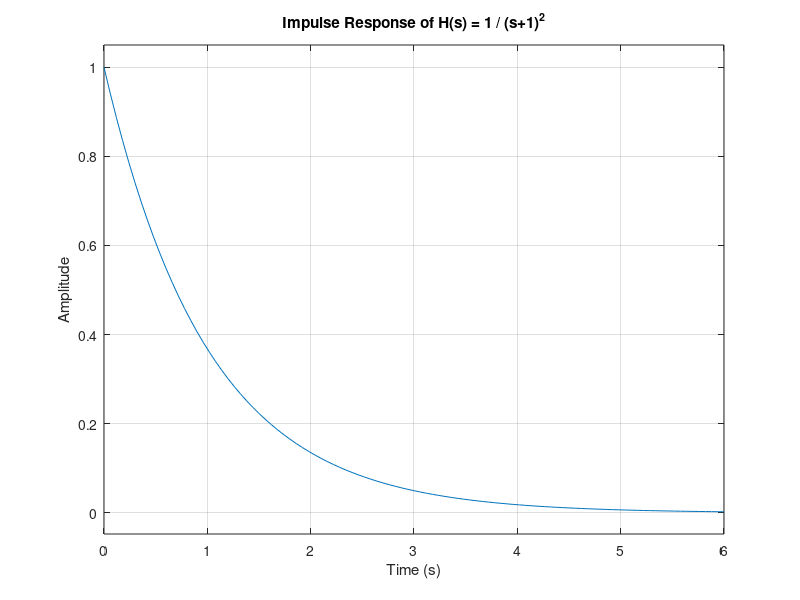

MATLAB code to generate this figure: (Note: this script raises an error after producing the figure.)
num = [1 1]; 
den = [1 2 1]; 
sys = tf(num, den);
disp('Transfer Function:');
disp(sys);
figure;
impulse(sys);
title('Impulse Response of H(s) = 1 / (s+1)^2');
xlabel('Time (s)');
ylabel('Amplitude');
grid on;
syms t s
F_s = 1 / (s+1)^2;
f_t = ilaplace(F_s, s, t);
disp('Inverse Laplace Transform:');
disp(f_t);
figure;
fplot(f_t, [0, 10]);
title('Inverse Laplace Transform of H(s) = 1 / (s+1)^2');
xlabel('Time (s)');
ylabel('Amplitude');
grid on;
